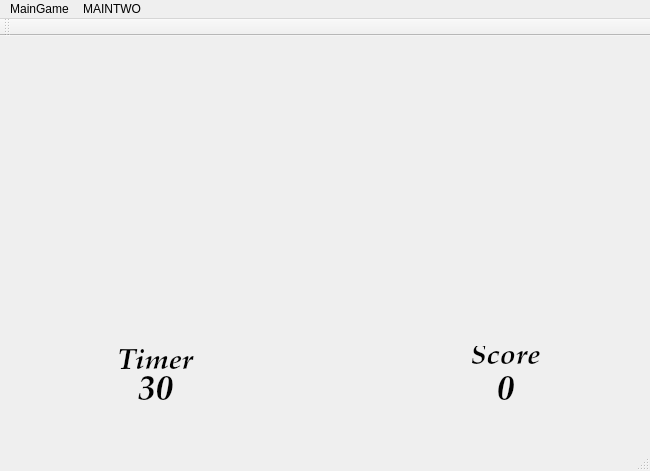
<?xml version="1.0" encoding="UTF-8"?>
<ui version="4.0">
 <class>MainWindow</class>
 <widget class="QMainWindow" name="MainWindow">
  <property name="geometry">
   <rect>
    <x>0</x>
    <y>0</y>
    <width>650</width>
    <height>471</height>
   </rect>
  </property>
  <property name="windowTitle">
   <string>MainWindow</string>
  </property>
  <widget class="QWidget" name="centralWidget">
   <widget class="QLabel" name="MainTwo">
    <property name="geometry">
     <rect>
      <x>10</x>
      <y>10</y>
      <width>691</width>
      <height>451</height>
     </rect>
    </property>
    <property name="text">
     <string/>
    </property>
    <property name="pixmap">
     <pixmap resource="pics.qrc">:/pics/main.jpg</pixmap>
    </property>
   </widget>
   <widget class="QLabel" name="timers">
    <property name="geometry">
     <rect>
      <x>80</x>
      <y>330</y>
      <width>151</width>
      <height>51</height>
     </rect>
    </property>
    <property name="font">
     <font>
      <family>URW Palladio L</family>
      <pointsize>26</pointsize>
      <weight>75</weight>
      <italic>true</italic>
      <bold>true</bold>
     </font>
    </property>
    <property name="text">
     <string>30</string>
    </property>
    <property name="alignment">
     <set>Qt::AlignCenter</set>
    </property>
   </widget>
   <widget class="QLabel" name="scores">
    <property name="geometry">
     <rect>
      <x>430</x>
      <y>340</y>
      <width>151</width>
      <height>31</height>
     </rect>
    </property>
    <property name="font">
     <font>
      <family>URW Palladio L</family>
      <pointsize>26</pointsize>
      <weight>75</weight>
      <italic>true</italic>
      <bold>true</bold>
     </font>
    </property>
    <property name="text">
     <string>0</string>
    </property>
    <property name="alignment">
     <set>Qt::AlignCenter</set>
    </property>
   </widget>
   <widget class="QLabel" name="label">
    <property name="geometry">
     <rect>
      <x>60</x>
      <y>310</y>
      <width>191</width>
      <height>31</height>
     </rect>
    </property>
    <property name="font">
     <font>
      <family>URW Palladio L</family>
      <pointsize>22</pointsize>
      <weight>75</weight>
      <italic>true</italic>
      <bold>true</bold>
     </font>
    </property>
    <property name="text">
     <string>Timer</string>
    </property>
    <property name="alignment">
     <set>Qt::AlignCenter</set>
    </property>
   </widget>
   <widget class="QLabel" name="label_2">
    <property name="geometry">
     <rect>
      <x>430</x>
      <y>310</y>
      <width>151</width>
      <height>21</height>
     </rect>
    </property>
    <property name="font">
     <font>
      <family>URW Palladio L</family>
      <pointsize>22</pointsize>
      <weight>75</weight>
      <italic>true</italic>
      <bold>true</bold>
     </font>
    </property>
    <property name="text">
     <string>Score</string>
    </property>
    <property name="alignment">
     <set>Qt::AlignCenter</set>
    </property>
   </widget>
   <widget class="QLabel" name="bigBlueOne">
    <property name="geometry">
     <rect>
      <x>210</x>
      <y>140</y>
      <width>51</width>
      <height>51</height>
     </rect>
    </property>
    <property name="text">
     <string/>
    </property>
    <property name="pixmap">
     <pixmap resource="pics.qrc">:/pics/3.png</pixmap>
    </property>
    <property name="alignment">
     <set>Qt::AlignCenter</set>
    </property>
   </widget>
   <widget class="QLabel" name="bigRedOne">
    <property name="geometry">
     <rect>
      <x>270</x>
      <y>140</y>
      <width>51</width>
      <height>51</height>
     </rect>
    </property>
    <property name="text">
     <string/>
    </property>
    <property name="pixmap">
     <pixmap resource="pics.qrc">:/pics/2.png</pixmap>
    </property>
    <property name="alignment">
     <set>Qt::AlignCenter</set>
    </property>
   </widget>
   <widget class="QLabel" name="smallRedOne">
    <property name="geometry">
     <rect>
      <x>340</x>
      <y>150</y>
      <width>31</width>
      <height>41</height>
     </rect>
    </property>
    <property name="text">
     <string/>
    </property>
    <property name="pixmap">
     <pixmap resource="pics.qrc">:/pics/5.png</pixmap>
    </property>
    <property name="alignment">
     <set>Qt::AlignCenter</set>
    </property>
   </widget>
   <widget class="QLabel" name="smallRedTwo">
    <property name="geometry">
     <rect>
      <x>400</x>
      <y>150</y>
      <width>31</width>
      <height>41</height>
     </rect>
    </property>
    <property name="text">
     <string/>
    </property>
    <property name="pixmap">
     <pixmap resource="pics.qrc">:/pics/5.png</pixmap>
    </property>
    <property name="alignment">
     <set>Qt::AlignCenter</set>
    </property>
   </widget>
   <widget class="QLabel" name="smallBlueOne">
    <property name="geometry">
     <rect>
      <x>476</x>
      <y>160</y>
      <width>41</width>
      <height>31</height>
     </rect>
    </property>
    <property name="text">
     <string/>
    </property>
    <property name="pixmap">
     <pixmap resource="pics.qrc">:/pics/1.png</pixmap>
    </property>
    <property name="alignment">
     <set>Qt::AlignCenter</set>
    </property>
   </widget>
   <widget class="QLabel" name="smallBlueTwo">
    <property name="geometry">
     <rect>
      <x>530</x>
      <y>160</y>
      <width>41</width>
      <height>31</height>
     </rect>
    </property>
    <property name="text">
     <string/>
    </property>
    <property name="pixmap">
     <pixmap resource="pics.qrc">:/pics/1.png</pixmap>
    </property>
    <property name="alignment">
     <set>Qt::AlignCenter</set>
    </property>
   </widget>
  </widget>
  <widget class="QToolBar" name="mainToolBar">
   <attribute name="toolBarArea">
    <enum>TopToolBarArea</enum>
   </attribute>
   <attribute name="toolBarBreak">
    <bool>false</bool>
   </attribute>
  </widget>
  <widget class="QStatusBar" name="statusBar"/>
  <widget class="QMenuBar" name="menuBar">
   <property name="geometry">
    <rect>
     <x>0</x>
     <y>0</y>
     <width>650</width>
     <height>25</height>
    </rect>
   </property>
   <widget class="QMenu" name="menuMainGame">
    <property name="title">
     <string>MainGame</string>
    </property>
    <addaction name="separator"/>
   </widget>
   <widget class="QMenu" name="menuMAINTWO">
    <property name="title">
     <string>MAINTWO</string>
    </property>
   </widget>
   <addaction name="menuMainGame"/>
   <addaction name="menuMAINTWO"/>
  </widget>
 </widget>
 <layoutdefault spacing="6" margin="11"/>
 <resources>
  <include location="pics.qrc"/>
 </resources>
 <connections/>
</ui>
